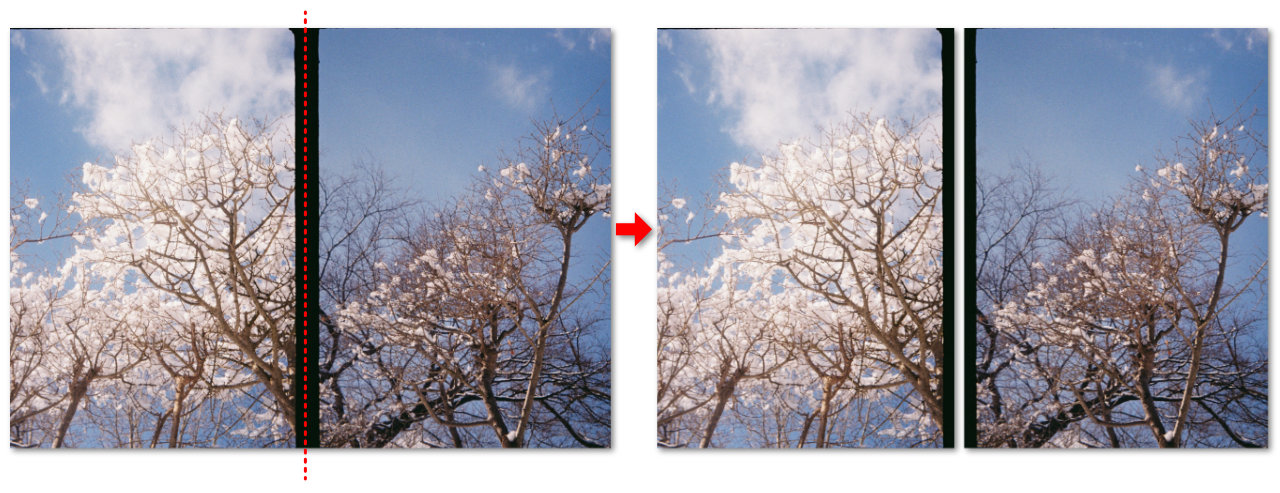
#> input picture assets/example.jpg, 1280 x 493 px
$ python halfframe.py assets
#> lines starting #> are read from the running program, lines starting #| are printed output that depends on the picture; after the words box and inside, x2 and y2 are one past the last pixel; in counts of white or black regions, pixels touching at a corner belong together
from PIL import Image
import numpy as np
from scipy import ndimage as ndi
from pathlib import Path
import argparse
import itertools
import multiprocessing

try:
    from tqdm.auto import tqdm
except:
    def tqdm(iterable):
        return iterable


def get_mask(image_arr, threshold=64):
    """Create a binary mask where pixels darker than threshold are True.

    Args:
        image_arr: Input image array (H, W, C)
        threshold: Darkness threshold value (default: 64)

    Returns:
        Boolean mask array where all channels are below threshold
    """
    return (image_arr < threshold).all(axis=2)


def smooth_mask(mask1, iterations_dilation=7, iterations_erosion=14):
    """Smooth mask using morphological dilation followed by erosion.

    Args:
        mask1: Input binary mask
        iterations_dilation: Number of dilation iterations (default: 7)
        iterations_erosion: Number of erosion iterations (default: 14)

    Returns:
        Smoothed binary mask
    """
    structure = np.ones((3, 3), dtype=bool)  # 3x3 structuring element

    mask1_dilated = ndi.binary_dilation(mask1, structure=structure, iterations=iterations_dilation)
    mask1_dilated = ndi.binary_erosion(mask1_dilated, structure=structure, iterations=iterations_erosion)
    return mask1_dilated


def detect_black_band(mask1_dilated, ignore_edges=14):
    """Detect continuous black band by checking which columns are entirely dark.

    Args:
        mask1_dilated: Dilated binary mask
        ignore_edges: Number of pixels to ignore from top/bottom (default: 14)

    Returns:
        Boolean array indicating which columns are dark across the central region
    """
    mask1_blackband = mask1_dilated[ignore_edges:-ignore_edges, :].all(axis=0, keepdims=True)
    return mask1_blackband


def get_separation_center(mask1_blackband, *, verbose=False, left_right=False):
    """Find the center of the black band separation line in the image.

    Searches for the longest continuous True region in the central 40-60%
    of the image width to locate the frame separation line.

    Args:
        mask1_blackband: Boolean array indicating dark columns
        verbose: Print debug information (default: False)

    Returns:
        Column index of the separation center

    Raises:
        ValueError: If no continuous dark region found in central area
    """
    line = mask1_blackband[0]  # shape: (W,)
    W = line.size

    # Central ±10% => [40%, 60%) range
    left = int(W * 0.4)
    right = int(W * 0.6)

    sub = line[left:right].astype(np.int8)

    # Detect start and end positions of continuous True regions
    d = np.diff(np.r_[0, sub, 0])
    starts = np.where(d == 1)[0]
    ends = np.where(d == -1)[0]  # ends is the position after termination

    if len(starts) == 0:
        raise ValueError("No continuous True region found in the specified range.")
    else:
        lengths = ends - starts
        i = lengths.argmax()  # Longest continuous region
        # Center position on original mask1_blackband (float)
        if not left_right:
            center_idx = left + (starts[i] + ends[i] - 1) // 2
            if verbose:
                print(f"Center of longest True region: {center_idx}")
            return center_idx
        else:
            return left + starts[i], left + ends[i]


def separate_image(src_image, threshold, dilation, erosion, crop=None):
    """Separate a half-frame image into two individual frames.

    Args:
        src_image: Source PIL Image object
        threshold: Darkness threshold for black band detection
        dilation: Number of dilation iterations
        erosion: Number of erosion iterations

    Returns:
        Tuple of two separated PIL Image objects
    """
    src_arr = np.asarray(src_image)
    mask = get_mask(src_arr, threshold=threshold)
    mask1_dilated = smooth_mask(mask, iterations_dilation=dilation, iterations_erosion=erosion)
    if crop is None:
        center_idx = get_separation_center(detect_black_band(mask1_dilated, ignore_edges=erosion), left_right=False)
        dst1_image = src_image.crop((0, 0, center_idx, src_image.height))
        dst2_image = src_image.crop((center_idx, 0, src_image.width, src_image.height))
    else:
        left, right = get_separation_center(detect_black_band(mask1_dilated, ignore_edges=erosion), left_right=True)
        dst1_image = src_image.crop((0, 0, left - crop, src_image.height))
        dst2_image = src_image.crop((right + crop, 0, src_image.width, src_image.height))
    return dst1_image, dst2_image


class _HalfFrameFunctor:
    def __init__(self, threshold, dilation, erosion, crop, path_dstimgs, no_keep_exif):
        self.threshold = threshold
        self.dilation = dilation
        self.erosion = erosion
        self.crop = crop
        self.path_dstimgs = path_dstimgs
        self.no_keep_exif = no_keep_exif

    def __call__(self, path):
        src_image = Image.open(path)
        try:
            dst1_image, dst2_image = separate_image(src_image, self.threshold, self.dilation, self.erosion, crop=self.crop)
            dst1_path = self.path_dstimgs / f"{path.stem}_1{path.suffix}"
            dst2_path = self.path_dstimgs / f"{path.stem}_2{path.suffix}"
            if self.no_keep_exif:
                dst1_image.save(dst1_path)
                dst2_image.save(dst2_path)
            else:
                dst1_image.save(dst1_path, exif=src_image.info.get("exif"))
                dst2_image.save(dst2_path, exif=src_image.info.get("exif"))
        except Exception:
            dst_path = self.path_dstimgs / path.name
            if self.no_keep_exif:
                src_image.save(dst_path)
            else:
                src_image.save(dst_path, exif=src_image.info.get("exif"))
        return path


def main():
    parser = argparse.ArgumentParser(description="Half-frame image separator")
    parser.add_argument("indir", type=Path, help="Source image directory")
    parser.add_argument("--outdir", "-o", type=Path, help="Destination image directory")
    parser.add_argument("--threshold", "-t", type=int, default=64, help="Threshold for inter-frame margin")
    parser.add_argument("--dilation", "-d", type=int, default=7, help="Number of dilation iterations")
    parser.add_argument("--erosion", "-e", type=int, default=14, help="Number of erosion iterations")
    parser.add_argument("--crop", type=int, help="If specified, crop the detected inter-frame area by <value> so that no blank areas are included")
    parser.add_argument("--no-keep-exif", action="store_true", help="Do not keep EXIF data in output images")
    parser.add_argument("--num-processes", '-j', type=int, nargs='?', const=-1, default=None, help="Number of processes to use for parallel processing. If only the option without a number is specified, it uses all the available cores.")

    args = parser.parse_args()
    path_srcimgs = args.indir
    path_dstimgs = args.outdir if args.outdir else (path_srcimgs.with_name(f"{path_srcimgs.name}_separated"))
    path_dstimgs.mkdir(exist_ok=False, parents=True)

    if args.num_processes is not None and (args.num_processes < -1 or args.num_processes == 0):
        parser.error("--num-processes must be a positive integer or -1 to use all CPU cores.")

    file_ext = ["jpg", "JPG", "jpeg", "JPEG", "tif", "TIF", "tiff", "TIFF"]
    file_list = list(itertools.chain.from_iterable(path_srcimgs.glob("*." + ext) for ext in file_ext))

    _core = _HalfFrameFunctor(
        threshold=args.threshold,
        dilation=args.dilation,
        erosion=args.erosion,
        crop=args.crop,
        path_dstimgs=path_dstimgs,
        no_keep_exif=args.no_keep_exif
    )

    if args.num_processes is None:
        for path in tqdm(file_list):
            _core(path)
            tqdm.write(f"Processed {path.name}")
#> this loop made 1 pass
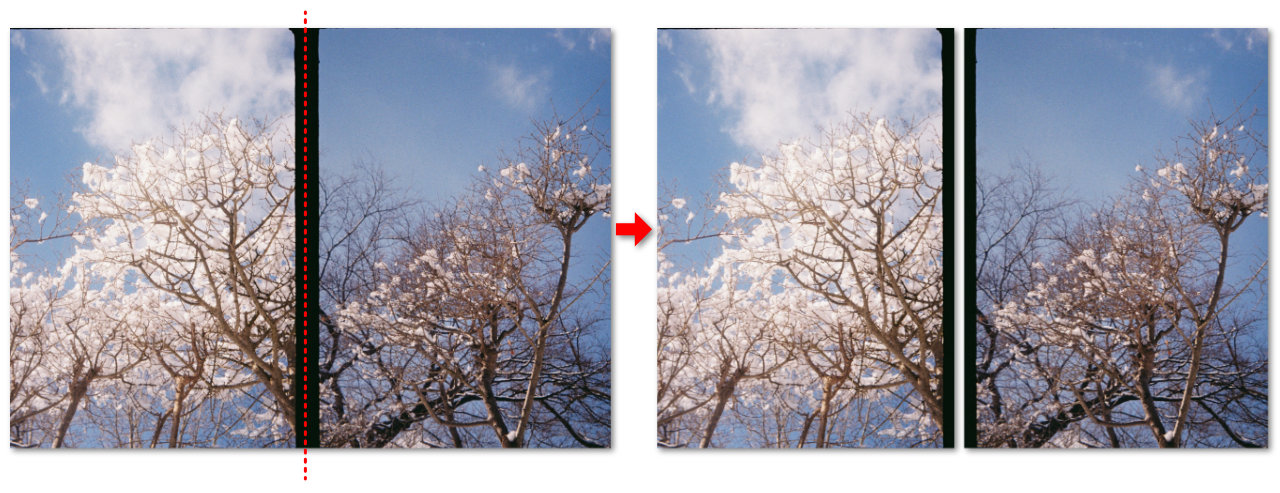
#> input picture assets/example.jpg, 1280 x 493 px
#> pass 1, in separate_image, `mask = get_mask(src_arr, threshold=threshold)`:
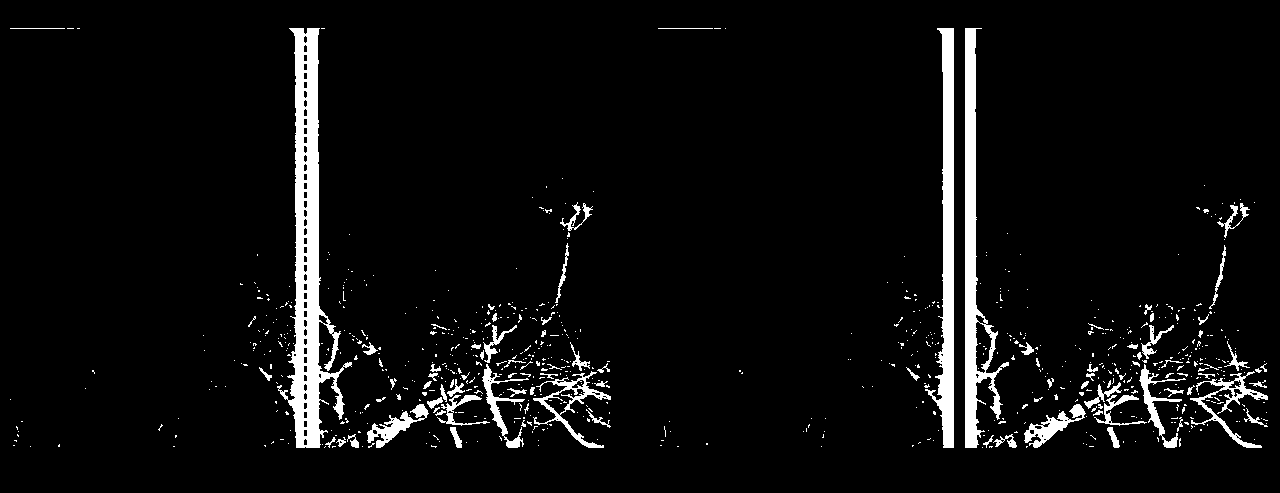
#> mask: shape (493, 1280) bool; 5.4% white; 769 white regions (684 under 20 px), largest, box (x1, y1, x2, y2) and area: (277, 28, 352, 448) 10129, (965, 28, 1009, 448) 5477, (925, 28, 954, 448) 5017
#> pass 1, in smooth_mask, `mask1_dilated = ndi.binary_dilation(mask1, structure=structure, iterat..`:
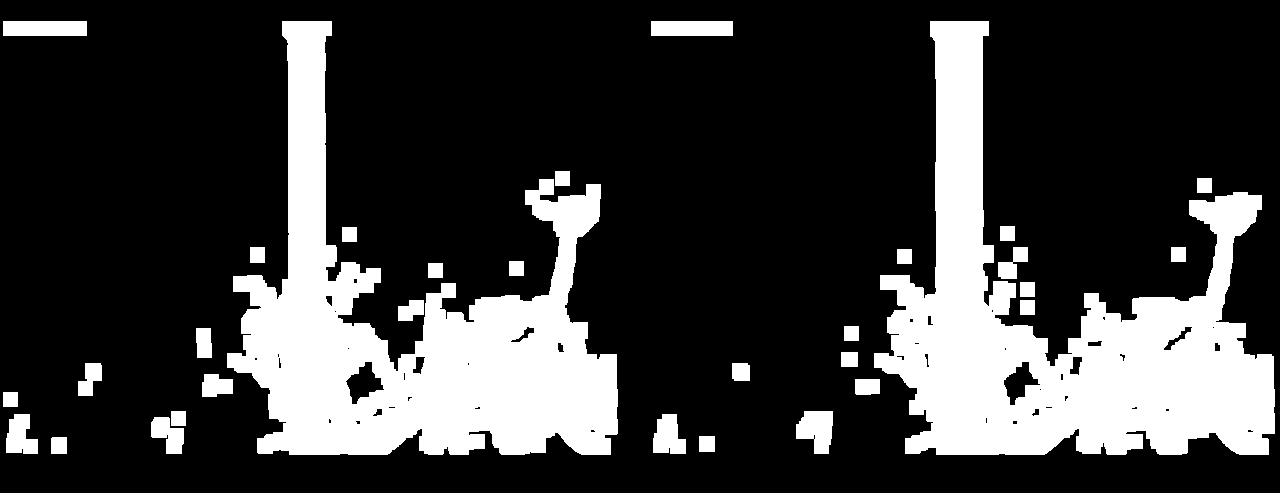
#> mask1_dilated: shape (493, 1280) bool; 23.4% white; 32 white regions, largest, box (x1, y1, x2, y2) and area: (874, 21, 1275, 455) 67946, (227, 21, 618, 455) 65883, (3, 21, 87, 36) 1260
#> pass 1, in smooth_mask, `mask1_dilated = ndi.binary_erosion(mask1_dilated, structure=structure,..`:
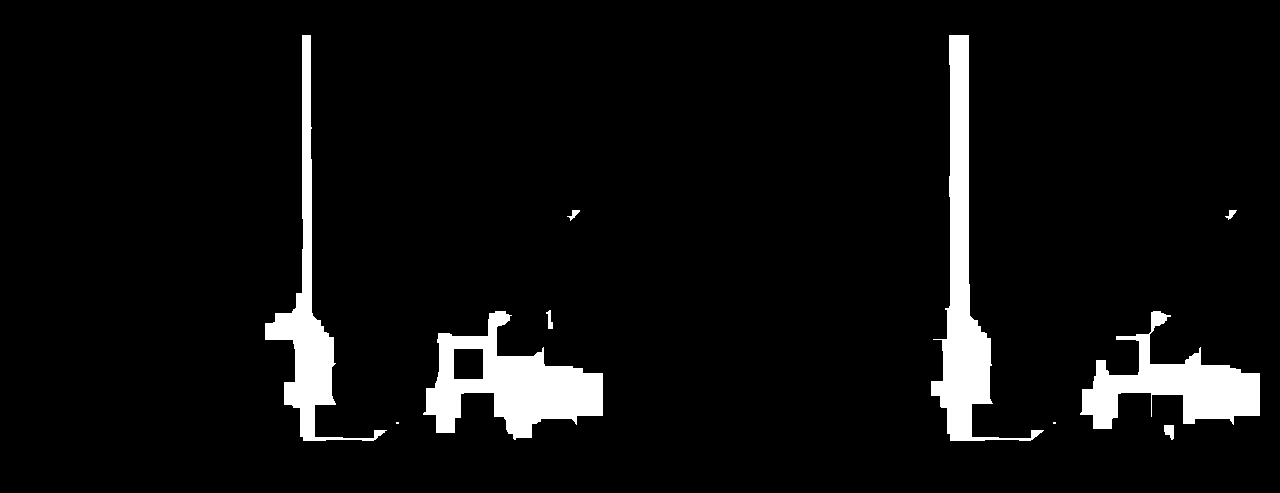
#> mask1_dilated: shape (493, 1280) bool; 6% white; 10 white regions (2 under 20 px), largest, box (x1, y1, x2, y2) and area: (931, 35, 1044, 441) 10720, (423, 311, 603, 440) 10574, (1080, 311, 1260, 429) 8276
    else:
        num_processes = args.num_processes
        if num_processes == -1:
            num_processes = multiprocessing.cpu_count()
        with multiprocessing.Pool(num_processes) as pool:
            for _path in tqdm(pool.imap_unordered(_core, file_list), total=len(file_list)):
                tqdm.write(f"Processed {_path.name}")

if __name__ == "__main__":
    main()
